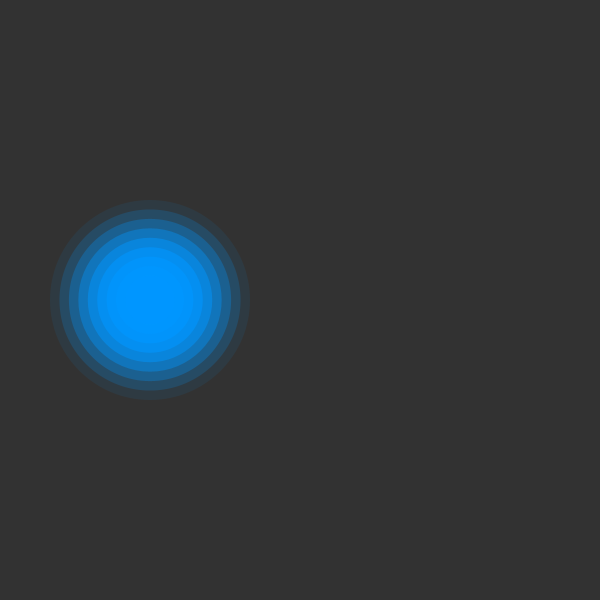
Frame 1 (no input)
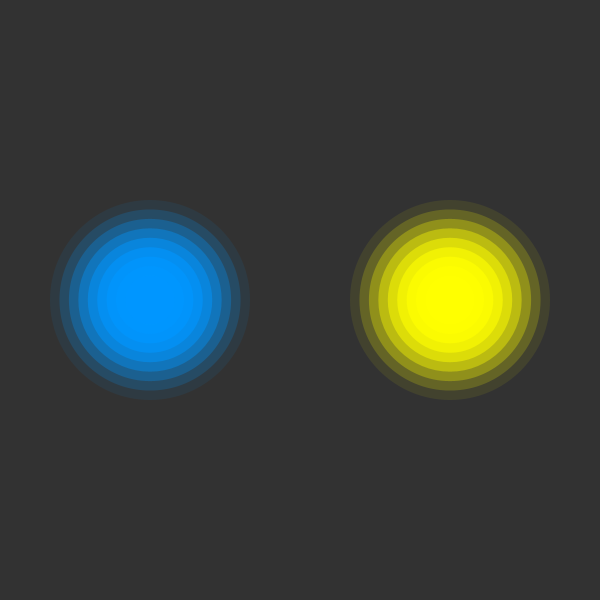
Frame 60 (the mouse pressed at the canvas centre just before this capture)
Frame 120 (the mouse held since frame 60 and released just before this capture): identical to frame 1, image omitted

The Processing sketch that drew these frames (run headless with seeded random() and noise(); from frame 60 on, the mouse is pressed at the canvas centre):

// Processing sketch: FrameCountAndTiming
// ── FrameCountAndTiming.pde

/*
FRAME COUNT AND TIMING
Jeff Thompson | 2019 | jeffreythompson.org

There are a few different ways we can control the
timing of events, each with their own positives and
negatives.

frameCount:
This built-in variable tells us how many frames have
passed since the program started. This can be nice for
rough timing but frame rate can vary depending on the
tasks your computer is doing (including things *not* in
your sketch) meaning timing can get off.

With frameCount, the modulus operator (%) is very helpful. 
It returns the remainder of division, so if you wanted 
something to happen every 100 frames, you could write: 

  if (frameCount % 100 == 0) { 
    // do something
  }
  
Timer with millis():
If we want more accurate timing, we can use another built-
in device: millis(). This function gives us the amount of
time that has passed since the program started in milli-
seconds, which are 1000th of a second (1000 milliseconds =
1 second, 500 ms = 1/2 second, etc).

This is a little less intuitive but lets us do careful and
regular timing of events by measuring a previous time and
an interval against the current time.

CHALLENGES:
+ Can you make the interval used in either the frameCount
  or millis() examples vary using the mouse position?
+ Can you make the millis() timer have different on and
  off durations?
+ Can you create two separate timers using millis()? Hint:
  you'll need two separate variables for prevMillis and
  interval. Try checking out Steve Reich's compositions
  such as "Music for 18 Musicians" as inspiration for what
  you can do with slightly-varying intervals.  

*/


// variable to turn on/off a blue "light" on
// the left side using the sketch's frame count
boolean blinkLeft =  true;

// same thing on the right but using millis()
boolean blinkRight = false;
int interval =       800;      // interval in milliseconds
long prevMillis;               // store last time the light
                               // was turned on/off

void setup() {
  size(600,600);
  
  // start the timer
  // millis() is the current time in milliseconds
  // (1000th of a second) since the sketch started 
  prevMillis = millis();
}

void draw() {
  background(50);
  
  // show the current frame count in the console
  // (note how this value just gets larger and larger)
  println(frameCount);
  
  // timing events with frameCount...
  // (see info at the top on the +/- of this
  // method for controlling events)
  
  // every 30 frames, switch the "blinkLeft"
  // variable between true and false
  if (frameCount % 30 == 0) {
    blinkLeft = !blinkLeft;
  }
  
  // if "blinkLeft" is true, draw a blue light
  if (blinkLeft) {
    drawLight(width/4, height/2, color(0,150,255));
  }
  
  // timing events with millis()...
  
  // check if enough time is passed to trigger
  // the light to turn of or off
  // syntax here is a bit confusing: we check if
  // the current time is greater than the previous
  // time the event happened plus the interval
  // specified – this can be confusing to think
  // of time that way but gets easier with practice
  if (millis() > prevMillis + interval) {
    
    // if so, flip the flag and reset the timer
    // to the current time
    blinkRight = !blinkRight;
    prevMillis = millis();
  }
  
  // if the light should be on, draw it using
  // the same function as above!
  if (blinkRight) {
    drawLight(width-width/4, height/2, color(255,255,0));
  }
}


// a function that draws a "light" at a specified
// location and color – this is a good use for a
// function since it's code we want to use more
// than once but can be customized with arguments
void drawLight(int x, int y, color c) {
  for (int i=0; i<10; i++) {
    float dia =   map(i, 0,9, 200,30);
    float alpha = map(i, 0,9, 20,255);
    fill(c, alpha);
    noStroke();
    ellipse(x,y, dia,dia);
  }
}
